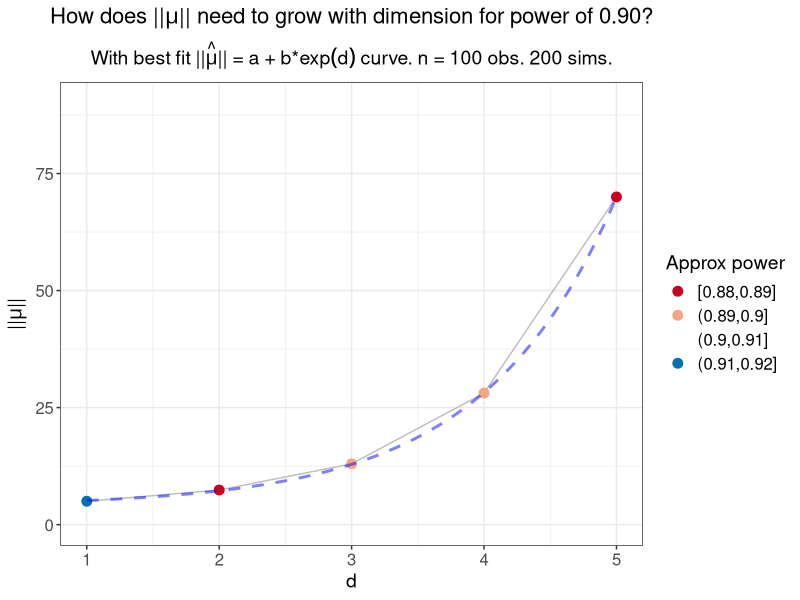

Here is the R script that generated this plot:
# Create Figure 13 in appendix.
# Plot results from Gaussian mixture/universal approach and 
# Cule et al. (2010) permutation test of
# H_0: log-concave versus H_1: not log-concave.
# Use true density as numerator.

suppressMessages(library(data.table))
suppressMessages(library(tidyverse))

# Create theme
paper_theme <- theme_bw() +
  theme(plot.title = element_text(hjust = 0.5, size = 16),
        plot.subtitle = element_text(hjust = 0.5, size = 14),
        legend.title = element_text(size = 14),
        axis.title = element_text(size = 14),
        legend.text = element_text(size = 12),
        axis.text = element_text(size = 12),
        strip.text = element_text(size = 12),
        panel.spacing = unit(1.2, "lines"))

# Read in data
full_oracle <- fread("data/fig13_full_oracle.csv")

# Get rejection proportion at each (d, mu_norm) combination
reject_props <- full_oracle %>% 
  group_by(n_obs, d, mu_norm, B) %>% 
  dplyr::summarise(reject_prop = mean(reject),
                   sim_count = n())

# Check correct parameters
stopifnot(unique(full_oracle$B) == 100, 
          unique(full_oracle$equal_space_mu) == 0,
          unique(full_oracle$n_obs) == 100,
          unique(reject_props$sim_count) == 200)

######################################################################
##### Plot mu_norm necessary for power of approx 0.90, varying d #####
######################################################################

power_pt90_df_vary_d <- reject_props %>% 
  group_by(d) %>% 
  filter(abs(reject_prop - 0.90) == min(abs(reject_prop - 0.90))) %>% 
  slice(1) %>% 
  ungroup()

power_vary_d <- power_pt90_df_vary_d %>% 
  mutate(approx_power = cut(reject_prop, 
                            breaks = c(0.88, 0.89, 0.90, 0.91, 0.92),
                            include.lowest = TRUE)) %>%
  mutate(slope = lm(mu_norm ~ I(exp(1)^d))$coefs[2]) %>% 
  ggplot(aes(x = d, y = mu_norm)) +
  scale_y_continuous(limits = c(0, 90)) +
  geom_line(col = "grey") +
  geom_point(aes(col = approx_power), size = 3) +  
  scale_color_brewer(palette = "RdBu", drop = FALSE) +
  stat_smooth(geom = "line", method = "lm", formula = y ~ I(exp(1)^x), 
              col = "blue", se = F,
              lty = "dashed", alpha = 0.5, size = 1) +
  labs(y = expression("||"*mu*"||"),
       col = "Approx power",
       title = expression("How does ||"*mu*"|| need to grow with dimension"~
                            "for power of 0.90?"),
       subtitle = expression("With best fit"~
                               hat("||"*mu*"||")~"= a + b*"*exp(d)~"curve."~
                               "n = 100 obs. 200 sims.")) +
  paper_theme

#####################
##### Save plot #####
#####################

ggsave(plot = power_vary_d,
       filename = "plots/figure_13.pdf",
       width = 10, height = 4)
